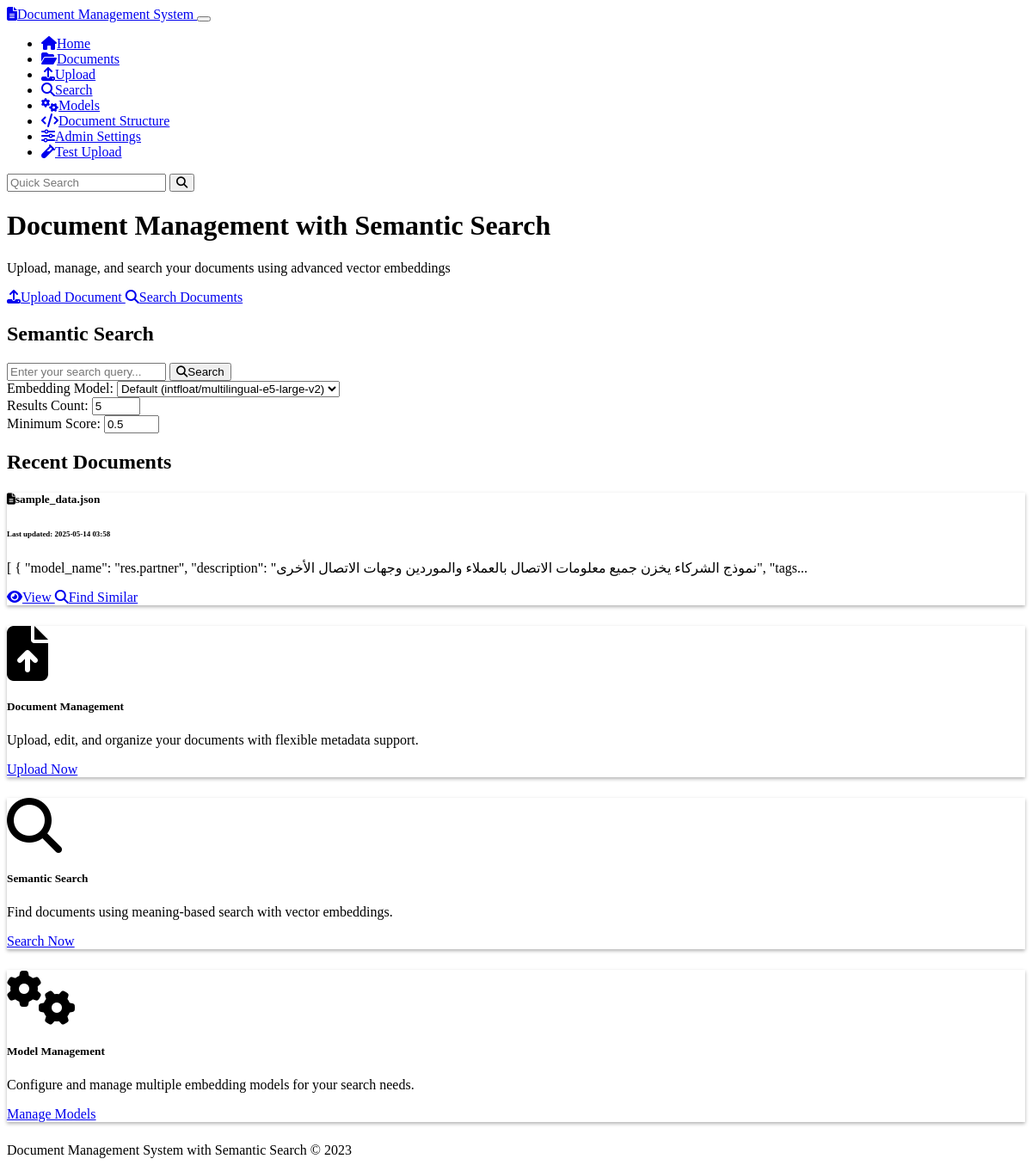
Before: / with the older database file.
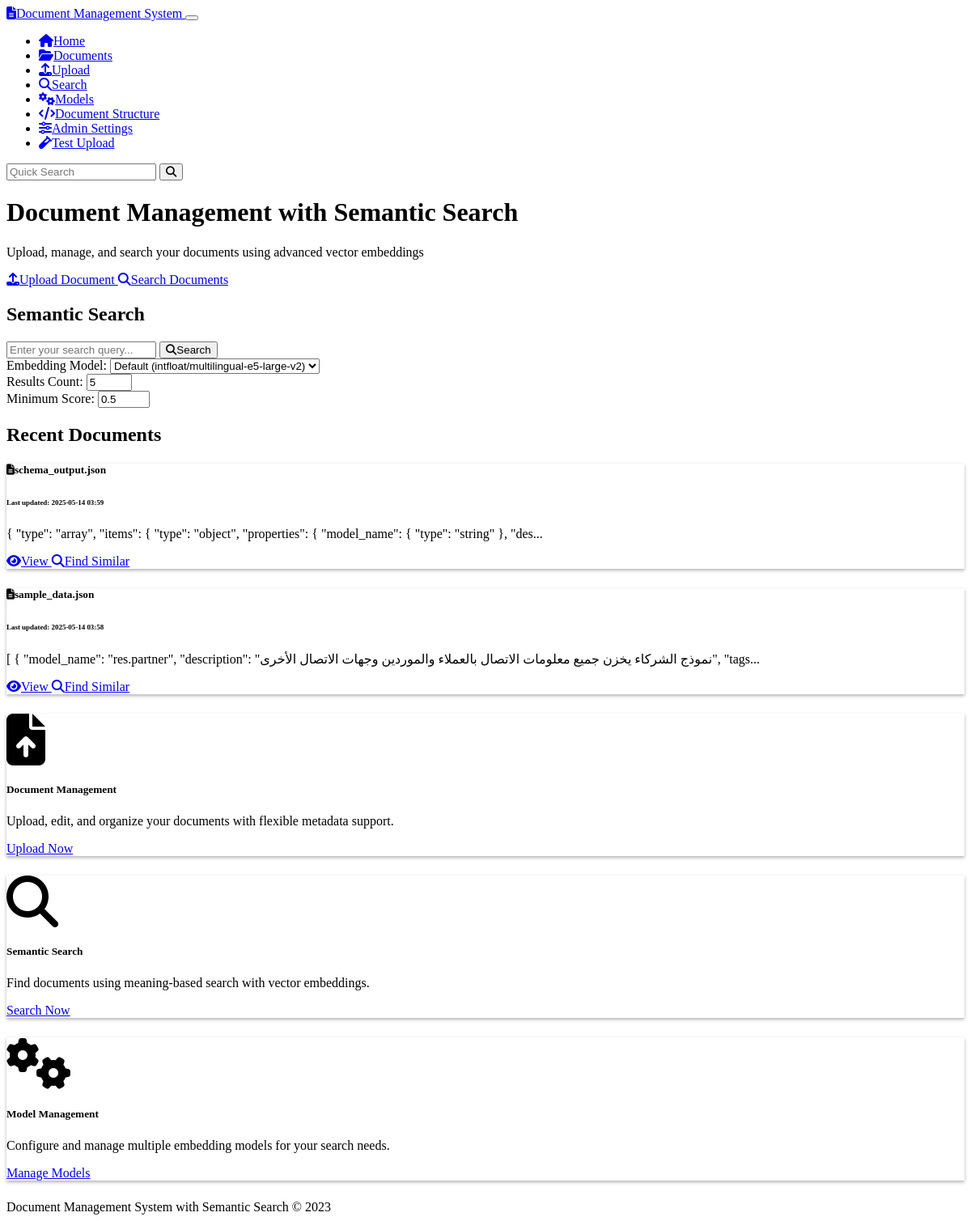
After: the same page with the newer database file.
### models.py (models this page shows, shortened)
class Document(db.Model):
    id = db.Column(db.String(36), primary_key=True, default=lambda: str(uuid.uuid4()))
    name = db.Column(db.String(255), nullable=False)
    content = db.Column(db.Text, nullable=False)
    mime_type = db.Column(db.String(100), nullable=False)
    created_at = db.Column(db.DateTime, default=datetime.datetime.utcnow)
    updated_at = db.Column(db.DateTime, default=datetime.datetime.utcnow, onupdate=datetime.datetime.utcnow)
    chunks = db.relationship('Chunk', backref='document', cascade='all, delete-orphan')
    doc_metadata = db.relationship('Metadata', backref='document', cascade='all, delete-orphan')

### routes.py (the view)
@app.route('/')
def index():
    ensure_default_model()
    em = get_embedding_manager()
    recent_documents = Document.query.order_by(Document.updated_at.desc()).limit(5).all()
    active_models = em.get_active_models()
    default_model = em.get_default_model()
    return render_template(
        'index.html',
        recent_documents=recent_documents,
        active_models=active_models,
        default_model=default_model
    )

### embedding_models.py (called while the page is built)
    def get_default_model(self) -> Optional[EmbeddingModel]:
        return EmbeddingModel.query.filter_by(is_default=True, is_active=True).first()

    def get_active_models(self) -> List[EmbeddingModel]:
        return EmbeddingModel.query.filter_by(is_active=True).all()

### routes.py (called while the page is built)
def get_embedding_manager():
    global embedding_manager
    if embedding_manager is None:
        embedding_manager = EmbeddingModelManager()
    return embedding_manager

def ensure_default_model():
    with app.app_context():
        if not EmbeddingModel.query.first():
            manager = get_embedding_manager()
            manager.add_model(
                name="Simple Vector Embedding",
                model_type="simple-embedder",
                model_path="default",
                dimension=384,
                is_active=True,
                is_default=True
            )

### templates/index.html (shortened to what the changed rows need)
{% extends 'base.html' %}
{% block content %}
<div class="row">
    <div class="col-md-8 mx-auto text-center mb-5">
        <h1 class="display-5 fw-bold mb-4">Document Management with Semantic Search</h1>
    </div>
</div>
<div class="row mb-5">
    <div class="col-md-10 mx-auto">
        <div class="p-5 bg-dark rounded-3 shadow">
            <h2 class="text-center mb-4">Semantic Search</h2>
        </div>
    </div>
</div>
<div class="row mb-4">
    <div class="col-12">
        <h2 class="border-bottom pb-2">Recent Documents</h2>
    </div>
</div>
<div class="row">
    {% if recent_documents %}
        {% for document in recent_documents %}
            <div class="col-md-6 mb-4">
                <div class="card h-100">
                    <div class="card-body">
                        <h5 class="card-title">
                            <i class="fas fa-file-alt me-2"></i>{{ document.name }}
                        </h5>
                        <h6 class="card-subtitle mb-2 text-muted">
                            <small>Last updated: {{ document.updated_at.strftime('%Y-%m-%d %H:%M') }}</small>
                        </h6>
                        <p class="card-text">
                            {{ (document.content[:150] + '...') if document.content|length > 150 else document.content }}
                        </p>
                    </div>
                    <div class="card-footer bg-transparent">
                        <a href="{{ url_for('document_view', document_id=document.id) }}" class="btn btn-sm btn-outline-info">
                            <i class="fas fa-eye me-1"></i>View
                        </a>
                        <a href="{{ url_for('search_page') }}?query={{ document.name }}" class="btn btn-sm btn-outline-secondary">
                            <i class="fas fa-search me-1"></i>Find Similar
                        </a>
                    </div>
                </div>
            </div>
        {% endfor %}
    {% else %}
        <div class="col-12">
            <div class="alert alert-info">
                <i class="fas fa-info-circle me-2"></i>No documents yet. <a href="{{ url_for('upload') }}">Upload your first document</a>!
            </div>
        </div>
    {% endif %}
</div>
{% endblock %}

Changed rows visible on the page:
added Document: name "schema_output.json", updated_at "2025-05-14 03:59", content "{ \"type\": \"array\", \"items\": { \"type\": \"object\", \"properties\": { \"model_name\": { \"type\": \"string\" }, \"des..."
